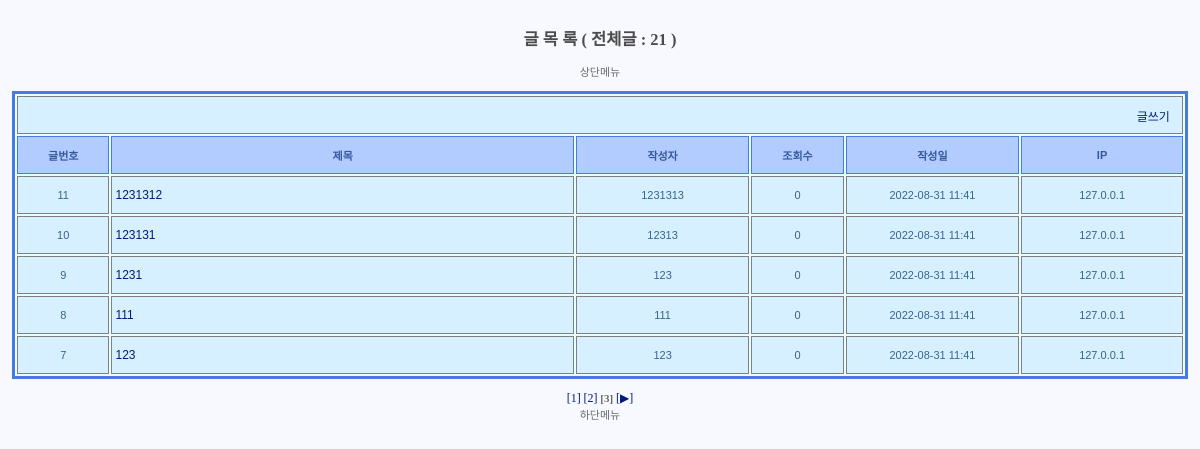
/board/list?pagenum=3, run on an earlier commit of the app's database.
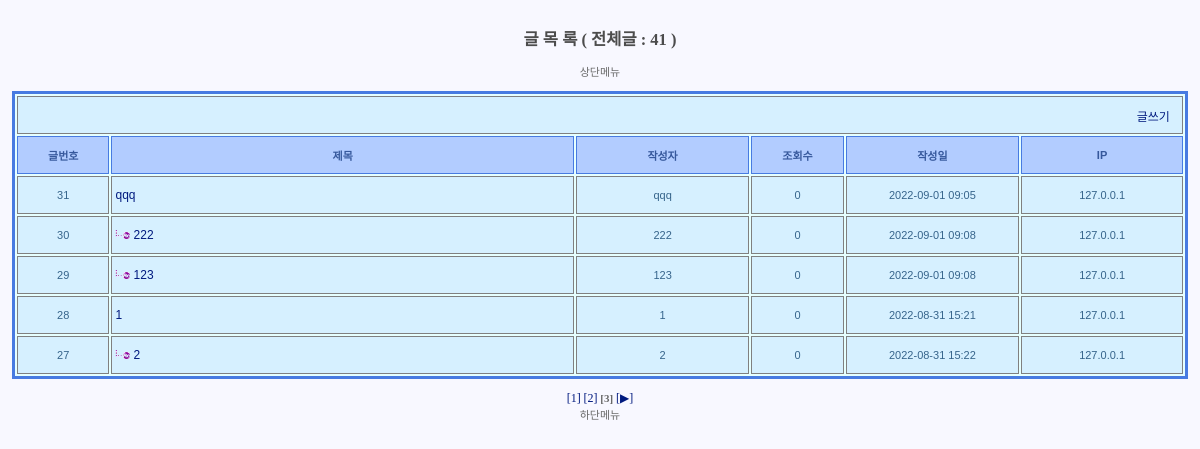
And on a later commit of the database.
### board/models.py (models this page shows)
class Board( models.Model ) :
    num = models.AutoField( verbose_name="글번호", primary_key=True ) # verbose_name 은 어드민에 출력되는 이름
    writer = models.CharField( max_length=30, verbose_name="작성자", null=False )
    subject = models.CharField( max_length=300, verbose_name="글제목", null=False )
    passwd = models.CharField( max_length=20, verbose_name="비밀번호", null=False )
    content = models.CharField( max_length=2000, verbose_name="글내용", null=False )
    readcount = models.IntegerField( verbose_name="조회수", default=0 )
    ref = models.IntegerField( verbose_name="그룹화 아이디" )
    restep = models.IntegerField( verbose_name="글순서" )
    relevel = models.IntegerField( verbose_name="글레벨" )
    regdate = models.DateTimeField( auto_now_add=True, verbose_name="작성일", blank=True )
    ip = models.CharField( max_length=30, verbose_name="아이피" )

### board/views.py (the view, shortened to what this page needs)
# urls.py: path("list", views.ListView.as_view(), name="list" ),
class ListView( View ) :
    def get(self, request ) :
        template = loader.get_template( "list.html" )
        count = Board.objects.all().count() # 글 전체의 갯수, Board에 있는 count
        pagenum = request.GET.get( "pagenum" ) # 페이지num
        if not pagenum :
            pagenum = "1"
        pagenum = int( pagenum ) # 페이지num 을 보겠다
        start = ( pagenum - 1) * int(PAGE_SIZE)        # ( 5 - 1 ) * 10  + 1    41
        end = start + int(PAGE_SIZE)                # 41 + 10 - 1            50
        if end > count :
            end = count
        dtos = Board.objects.order_by( "-ref", "restep" )[start:end] # 같은 그룹이면서, 나중에 쓴 글을올려야함, ref를 내림차순, restep을 오름차순으로 정렬
        number = count - ( pagenum - 1 ) * int(PAGE_SIZE)
        startpage = pagenum // int(PAGE_BLOCK) * int(PAGE_BLOCK) + 1      # 9 // 10 * 10 + 1    1
        if pagenum % int(PAGE_BLOCK) == 0 :
            startpage -= int(PAGE_BLOCK) # 페이지 고정
        endpage = startpage + int(PAGE_BLOCK) - 1                         # 1 + 10 -1           10
        pagecount = count // int(PAGE_SIZE)
        if count % int(PAGE_SIZE) > 0 :
            pagecount += 1
        if endpage > pagecount :
            endpage = pagecount
        pages = range( startpage, endpage+1 )
        context = {
            "count" : count,
            "dtos" : dtos,
            "pagenum" : pagenum,
            "number" : number,
            "pages" : pages,
            "startpage" : startpage,
            "endpage" : endpage,
            "pageblock" : PAGE_BLOCK,
            "pagecount" : pagecount,
            }
        return HttpResponse( template.render( context, request ) )

### board/templates/list.html (shortened to what this page needs)
{% extends "base_board.html" %}
{% block title %} <h2> 글 목 록 ( 전체글 : {{count}} )</h2> {% endblock %}
{% block contents %}
{% load mathfilters %}
{% load static %}
<table>
	<tr>
		<td style="text-align:right" colspan="6">
			<a href="{% url 'board:write' %}">글쓰기</a>&nbsp;&nbsp;&nbsp;
		</td>
	</tr>
	<tr>
		<th style="width:8%"> 글번호 </th>
		<th style="width:40%"> 제목 </th>
		<th style="width:15%"> 작성자 </th>
		<th style="width:8%"> 조회수 </th>
		<th style="width:15%"> 작성일 </th>
		<th style="width:15%"> IP </th>
	</tr>
	{% if count == 0 %}
		<tr>
			<td colspan="6" style="text-align:center">
				게시판에 글이 없습니다. 글쓰기 눌러주세요
			</td>
		</tr>
	{% else %}
		{% for dto in dtos %}
			<tr>
				<td style="text-align:center">
					{{number|sub:forloop.counter0}}
				</td>
				<td>
					{% if dto.readcount == -1 %}
						삭제된 글입니다
					{% else %}
						{% if dto.relevel > 0 %}
							<img src="{% static 'images/re.gif'%}" border=0 width="15">
						{% endif %}
						<a href="detail?num={{dto.num}}&pagenum={{pagenum}}&number={{number|sub:forloop.counter0}}">
							{{dto.subject}}
						</a>
					{% endif %}
				</td>
				<td style="text-align:center">
					{{dto.writer}}
				</td>
				<td style="text-align:center">
					{% if dto.readcount == -1 %}
						&nbsp;
					{% else %}
						{{dto.readcount}}
					{% endif %}
				</td>
				<td style="text-align:center">
					{{dto.regdate|date:"Y-m-d H:i"}}
				</td>
				<td style="text-align:center">
					{{dto.ip}}
				</td>
			</tr>
		{% endfor %}
	{% endif %}
</table>
<br>
{% for page in pages %}
	{% if pagenum == page %}
		<b>[{{page}}]</b>
	{% else %}
		<a href="list?pagenum={{page}}">[{{page}}]</a>
	{% endif %}
{% endfor %}
{% if endpage < pagecount %}
	<a href="list?pagenum={{startpage|add:pageblock}}">[▶]</a>
{% endif %}
{% endblock %}

What changed in the data, as far as the page shows it:
no longer on this page (row unchanged): Board: counter0 "11", subject "1231312", writer "1231313", readcount "0", regdate "2022-08-31 11:41", ip "127.0.0.1"
no longer on this page (row unchanged): Board: counter0 "10", subject "123131", writer "12313", readcount "0", regdate "2022-08-31 11:41", ip "127.0.0.1"
no longer on this page (row unchanged): Board: counter0 "9", subject "1231", writer "123", readcount "0", regdate "2022-08-31 11:41", ip "127.0.0.1"
no longer on this page (row unchanged): Board: counter0 "8", subject "111", writer "111", readcount "0", regdate "2022-08-31 11:41", ip "127.0.0.1"
no longer on this page (row unchanged): Board: counter0 "7", subject "123", writer "123", readcount "0", regdate "2022-08-31 11:41", ip "127.0.0.1"
added Board: counter0 "31", subject "qqq", writer "qqq", readcount "0", regdate "2022-09-01 09:05", ip "127.0.0.1"
added Board: counter0 "30", relevel 1 (drawn), subject "222", writer "222", readcount "0", regdate "2022-09-01 09:08", ip "127.0.0.1"
added Board: ref "29", relevel 1 (drawn), subject "123", writer "123", readcount "0", regdate "2022-09-01 09:08", ip "127.0.0.1"
added Board: counter0 "28", subject "1", writer "1", readcount "0", regdate "2022-08-31 15:21", ip "127.0.0.1"
added Board: counter0 "27", relevel 1 (drawn), subject "2", writer "2", readcount "0", regdate "2022-08-31 15:22", ip "127.0.0.1"
Also different on the page:
{{ count }}: "21" → "41"
